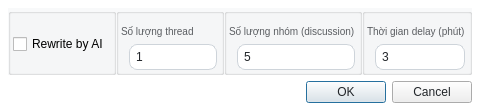
<?xml version="1.0" encoding="UTF-8"?>
<ui version="4.0">
 <class>Dialog_RobotRun</class>
 <widget class="QDialog" name="Dialog_RobotRun">
  <property name="geometry">
   <rect>
    <x>0</x>
    <y>0</y>
    <width>480</width>
    <height>111</height>
   </rect>
  </property>
  <property name="windowTitle">
   <string>Dialog</string>
  </property>
  <property name="styleSheet">
   <string notr="true">#Dialog_RobotRun{
  font-family: &quot;Courier New&quot;;
  background-color: #FFFFFF;
  font-size: 12px;
}
QGroupBox {
  font-family: &quot;Courier New&quot;;
  font-size: 12px;
  background-color: rgba(248, 249, 250, 1);
}
QLineEdit {
  padding: 4px 0;
  border: 1px solid #ced4da;
  border-radius: 8px;
  margin-left: 8px;
  padding-left: 4px;
  background-color: #FFFFFF;
  color:#212529;
  font-size: 12px;
}
QPlainTextEdit {
	background-color: #FFFFFF;
  color:#212529;
  font-size: 12px;
}
QLabel {
  font-family: &quot;Courier New&quot;;
  font-size: 12px;
  color: rgb(90, 93, 97);
}
QRadioButton {
  font-family: &quot;Courier New&quot;;
  font-size: 12px;
  color: #212529;
}
QComboBox {
  font-family: &quot;Courier New&quot;;
  font-size: 12px;
  color: #212529;
}
QPushButton {
  color: #212529;
  font-size: 12px;
}
</string>
  </property>
  <layout class="QGridLayout" name="gridLayout">
   <property name="leftMargin">
    <number>8</number>
   </property>
   <property name="topMargin">
    <number>8</number>
   </property>
   <property name="rightMargin">
    <number>8</number>
   </property>
   <property name="bottomMargin">
    <number>8</number>
   </property>
   <item row="0" column="0">
    <layout class="QGridLayout" name="dialog_robot_run_layout">
     <property name="leftMargin">
      <number>0</number>
     </property>
     <property name="bottomMargin">
      <number>0</number>
     </property>
     <property name="horizontalSpacing">
      <number>0</number>
     </property>
     <property name="verticalSpacing">
      <number>4</number>
     </property>
     <item row="0" column="2">
      <widget class="QGroupBox" name="group_num_container">
       <property name="title">
        <string/>
       </property>
       <layout class="QVBoxLayout" name="verticalLayout_26">
        <property name="spacing">
         <number>4</number>
        </property>
        <property name="leftMargin">
         <number>2</number>
        </property>
        <property name="topMargin">
         <number>4</number>
        </property>
        <property name="rightMargin">
         <number>4</number>
        </property>
        <property name="bottomMargin">
         <number>2</number>
        </property>
        <item>
         <layout class="QVBoxLayout" name="group_num_layout">
          <property name="spacing">
           <number>0</number>
          </property>
          <item>
           <widget class="QLabel" name="group_num_label">
            <property name="styleSheet">
             <string notr="true">font-size: 10px</string>
            </property>
            <property name="text">
             <string>Số lượng nhóm (discussion)</string>
            </property>
           </widget>
          </item>
          <item>
           <widget class="QLineEdit" name="group_num_input">
            <property name="inputMask">
             <string/>
            </property>
            <property name="text">
             <string>5</string>
            </property>
           </widget>
          </item>
         </layout>
        </item>
       </layout>
      </widget>
     </item>
     <item row="0" column="1">
      <widget class="QGroupBox" name="thread_num_container">
       <property name="title">
        <string/>
       </property>
       <layout class="QVBoxLayout" name="verticalLayout_25">
        <property name="spacing">
         <number>4</number>
        </property>
        <property name="leftMargin">
         <number>2</number>
        </property>
        <property name="topMargin">
         <number>4</number>
        </property>
        <property name="rightMargin">
         <number>4</number>
        </property>
        <property name="bottomMargin">
         <number>2</number>
        </property>
        <item>
         <layout class="QVBoxLayout" name="thread_num_layout">
          <property name="spacing">
           <number>0</number>
          </property>
          <item>
           <widget class="QLabel" name="thread_num_label">
            <property name="styleSheet">
             <string notr="true">font-size: 10px</string>
            </property>
            <property name="text">
             <string>Số lượng thread</string>
            </property>
           </widget>
          </item>
          <item>
           <widget class="QLineEdit" name="thread_num_input">
            <property name="inputMask">
             <string/>
            </property>
            <property name="text">
             <string>1</string>
            </property>
           </widget>
          </item>
         </layout>
        </item>
       </layout>
      </widget>
     </item>
     <item row="0" column="3">
      <widget class="QGroupBox" name="delay_time_container">
       <property name="title">
        <string/>
       </property>
       <layout class="QVBoxLayout" name="verticalLayout_29">
        <property name="spacing">
         <number>4</number>
        </property>
        <property name="leftMargin">
         <number>2</number>
        </property>
        <property name="topMargin">
         <number>4</number>
        </property>
        <property name="rightMargin">
         <number>4</number>
        </property>
        <property name="bottomMargin">
         <number>2</number>
        </property>
        <item>
         <layout class="QVBoxLayout" name="delay_time_layout">
          <property name="spacing">
           <number>0</number>
          </property>
          <item>
           <widget class="QLabel" name="delay_time_label">
            <property name="styleSheet">
             <string notr="true">font-size: 10px</string>
            </property>
            <property name="text">
             <string>Thời gian delay (phút)</string>
            </property>
           </widget>
          </item>
          <item>
           <widget class="QLineEdit" name="delay_time_input">
            <property name="inputMask">
             <string/>
            </property>
            <property name="text">
             <string>3</string>
            </property>
           </widget>
          </item>
         </layout>
        </item>
       </layout>
      </widget>
     </item>
     <item row="0" column="0">
      <widget class="QGroupBox" name="ai_container">
       <property name="title">
        <string/>
       </property>
       <layout class="QVBoxLayout" name="verticalLayout_30">
        <property name="spacing">
         <number>4</number>
        </property>
        <property name="leftMargin">
         <number>2</number>
        </property>
        <property name="topMargin">
         <number>4</number>
        </property>
        <property name="rightMargin">
         <number>4</number>
        </property>
        <property name="bottomMargin">
         <number>2</number>
        </property>
        <item>
         <layout class="QVBoxLayout" name="ai_container_layout">
          <property name="spacing">
           <number>0</number>
          </property>
          <item>
           <widget class="QCheckBox" name="is_rewrite_by_ai">
            <property name="text">
             <string>Rewrite by AI</string>
            </property>
           </widget>
          </item>
         </layout>
        </item>
       </layout>
      </widget>
     </item>
    </layout>
   </item>
   <item row="1" column="0">
    <widget class="QDialogButtonBox" name="buttonBox">
     <property name="orientation">
      <enum>Qt::Orientation::Horizontal</enum>
     </property>
     <property name="standardButtons">
      <set>QDialogButtonBox::StandardButton::Cancel|QDialogButtonBox::StandardButton::Ok</set>
     </property>
    </widget>
   </item>
  </layout>
 </widget>
 <tabstops>
  <tabstop>thread_num_input</tabstop>
  <tabstop>group_num_input</tabstop>
  <tabstop>delay_time_input</tabstop>
 </tabstops>
 <resources/>
 <connections>
  <connection>
   <sender>buttonBox</sender>
   <signal>accepted()</signal>
   <receiver>Dialog_RobotRun</receiver>
   <slot>accept()</slot>
   <hints>
    <hint type="sourcelabel">
     <x>248</x>
     <y>254</y>
    </hint>
    <hint type="destinationlabel">
     <x>157</x>
     <y>274</y>
    </hint>
   </hints>
  </connection>
  <connection>
   <sender>buttonBox</sender>
   <signal>rejected()</signal>
   <receiver>Dialog_RobotRun</receiver>
   <slot>reject()</slot>
   <hints>
    <hint type="sourcelabel">
     <x>316</x>
     <y>260</y>
    </hint>
    <hint type="destinationlabel">
     <x>286</x>
     <y>274</y>
    </hint>
   </hints>
  </connection>
 </connections>
</ui>
